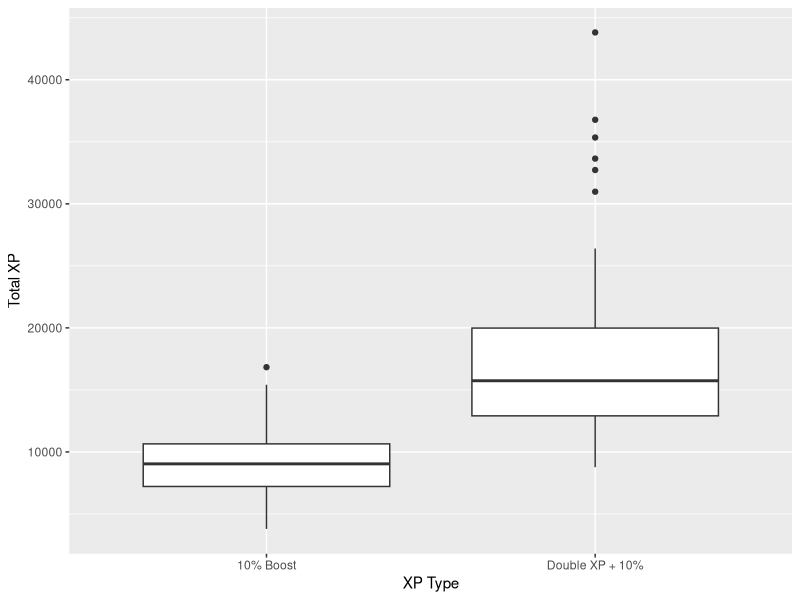

Source code (R):
## ---- chunk 1
remove(list = ls())
library(tidyverse)
library(readxl)
COD <- read_excel("CODGames2_mp.xlsx")
## ---- chunk 2
COD2 = COD %>% filter(FullPartial == "Full")
ggplot(data = COD2, mapping = aes(x = XPType, y = TotalXP))+geom_boxplot()+labs(x = "XP Type", y = "Total XP")
